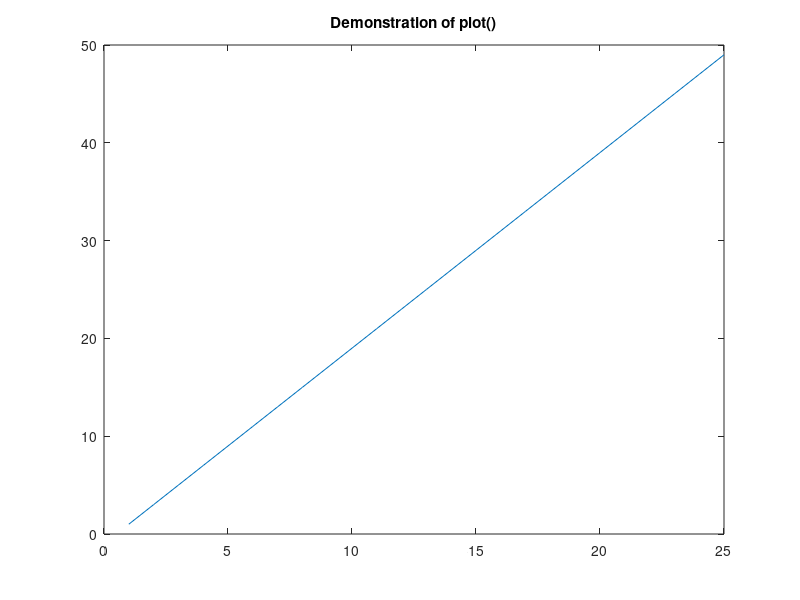

This figure's MATLAB source: (Note: this script raises an error after producing the figure.)
%% Week 1 : Introduction to MATLAB % This weeks assignment is a quick introduction to MATLAB for image analysis.% The original file is found under the "Undervisningsplan" on the% course web site: % http://www.uio.no/studier/emner/matnat/ifi/INF4300/h15/undervisningsplan/ % The solution to this exercise will be uploaded when it is thirthy minutes % left of the group lecture.%% If you are on a Red Hat machine, MATLAB can be launched by the command% 'matlab' (without the quotes) at the command prompt. In Windows% there should be a MATLAB icon in the start-menu or on the desktop.%% A 'double comment' like this creates what MATLAB refers to as a block.% (Which, when I publish it online, becomes just simple text)%%% Make a folder named 'INF4300' and set this as the 'current directory'% using the UI or using the MATLAB-function 'cd'.% When using the CD function and to use MATLAB more efficiently,% the autocompletion is often handy. Activate it by hitting 'Tab'.% Save a copy of this file in that folder, and open it in MATLAB.% To run a part of the code, select the code and hit F9.% To run the selected block (the block with the caret), hit 'Ctrl+Enter'.% To run an entire file, you can:%  - type the name of the file, e.g. 'intro', at the command prompt, or%  - select the file and hit F9, or%  - open the file and hit F5.%% 1. Matrices% The matrix | 1 0 0 |%            | 0 1 0 |%            | 0 0 1 |% may be created like this:someMatrix = [1 0 0 ; 0 1 0 ; 0 0 1]% e.g. [row1 ; row2 ; ... ; rowM], where a row can be defined as% [number1 number2 ... numberN] or [number1, number2, ..., numberN]% MATLAB comes built-in with function for many common operations,% for the case above we could have typed:someMatrix = diag([1 1 1])% If you wonder how a function/operator works, type 'help <function name>'% or for (a sometimes more thorough) description in a separate window,% type 'doc <function name>'.% It is also possible to simply press F1 while the cursor is at a certain% function to access MATLAB's help for that particular funtion.% MATLAB matrices are dynamic objects, meaning one need not know the exact% size of a matrix in advance. Initially a simple matrix can be made, and% and later rows or colums may be added or removed. If, however, the size% is known in advance and the matrix is large, it is wise to preallocate% memory for the matrix before you start using it. This may greatly improve% performance.% E.g. allocate memory for 100*100 matrix and fill it with 1's:big_1 = ones(100); %<-- Terminating a line with ';' will suppress output.% Or, allocate a 50*40*3 matrix and fill it with 0's:big_0 = zeros([50 40 3]);% A vector can be created using the '<from>:<step>:<to>' syntax:steg1 = 1:2:50;% The <step> is optional. If omitted the step defaults to 1:steg2 = 1:50;% The standard plotting function is PLOT, e.g.:plot(steg1);% An alternative is STEM. Look up how it works using 'help stem'.% You can add a title to the plot by using the title() function:title('Demonstration of plot()');% Extracting a value, or a series of values, from a matrix is easily% achieved like this:mat = [1 7 4 ; 3 4 5]mat(2,1) % retrives the '3'. NOTE: The first index is 1 in MATLAB!% MATLAB lays out a column at a time in memory, hence the value '7' can% either be retrieved using linear index:mat(3)% or using (row,column)-index:mat(1,2)% A range of elements may retrieved using the <from>:<to> syntax:mat(1:2,1)     % First columnmat(1:end,1)   % The same, since n = 2mat(:,1)       % The same, : is here 'all rows'% We can use the same syntax to set a range of elements:mat(1:2,1:2) = 0% Note that a matrix can be stored in various formats, e.g. UINT8, INT8 or% DOUBLE. They all have their conversion functions, see e.g. 'help uint8'.% If your result looks fishy, and you have a hard time figuring out why,% a type conversion (of lack of one) may be the reason!%% 2. Matrix operations% Here we'll demonstrate how some simple matrix operations is done in% MATLAB% We'ss startmat1 = [2 3; 5 7];mat2 = [4 5; 1 9];% Elementwise addition and subtraction.mat1 + mat2mat1 - mat2% Transpose.mat1.'% Complex conjugate transpose (same as transpose when the matrix is real).mat1'% But notice the difference for a complex matrixcomplexMatrix = [0 1i-2; 1i+2 0]% Transpose for complex, see the function transposecomplexMatrix.'% Complex conjugate transpose, see the function ctransposecomplexMatrix'% Multiplication, division and power.mat1 * mat2mat1 / mat2mat1^2% Elementwise multiplication, division and power% (add '.' in front of the operator).mat1 .* mat2mat1 ./ mat2mat1 .^ mat2%% 3. Control structures% While and for loops.% Can often be used instead of matrix operations, but tend to lead to a% slightly inferior perfomance, especially in older versions of MATLAB.%% For some tips on how to write fast MATLAB-code:% http://www.mathworks.com/matlabcentral/fileexchange/loadFile.do?objectId=5685%% The reason for introducing performance-tips already is because we will be% storing images as matrices, and these tend to be large. If we also% consider that the algorithms we use are computationally intensive,% writing somewhat optimised code is often worth the extra effort.% E.g. can this simple loop:A = zeros(1,100);for i = 1:100    A(i) = 2;end% be replaced by a single and more efficient command:A = ones(1,100) * 2;% And why write:for i = 1:100    for j = 1:100        stor_1(i,j) = i^2; % MATLAB warning: consider preallocating for speed    endend% when you can do this:big_1_temp = repmat((1:100)'.^2, 1,100);% or alternatively:big_1_temp2 = (1:100)'.^2 * ones(1,100);% Note:% If you are not used to 'doing everything with vectors', you'll likely% want to use loops far more often than you need to. When you get the hang% of it, typing vector-code is faster and often less error-prone than the% loop-equivalents, but loops offer better flexibility. % As always, add lots of COMMENTS, especially for complex one-liners!% Logical structures: if-elseif-else. Which number is displayed?if -1    1elseif -2    2else     3end% Logical structures: switch-case.var = 't';switch var    case 't'        1    case 2        2end%% 4. The FIND function - see 'help find'% A very handy method, but may initially seem a bit tricky.% Example: Find elements which are equal to 4.M = [1 2 3 ; 4 4 5 ; 0 0 2]M == 4                 % a logical mapI = find(M == 4)       % the linear indices[II, J] = find(M == 4) % the (row,column)-indicesM(M == 4) = 3          % change them to 3M(I) = 4               % and back to 4%% 5. Images% Now, we'll finally look at some images. This is image alaysis, isn't it?% Open a couple of images.img1 = imread('football.jpg');img2 = imread('coins.png');% Display the first image.imshow(img1)title('The first image'); % A title is nice% Display the second image in a new figure.figure, imshow(img2)title('The second image');% Another function for displaying the images is:figure, imagesc(img1), colorbartitle('Image displayed by imagesc');% Histogram the image intensity values.H = imhist(img2);plot(H)title('The histogram for the second image');% Converting a colour image with 3 colour channels to a greyscale image% (the Y in the YIQ colour model).img1 = imread('football.jpg');img3 = rgb2gray(img1);figure, imshow(img3)title('Grayscale image of football');%% 6. Some basic filtering in the image domain.% Now we have jumped into the curriculum of INF2310. You don't remember, or% don't know?! Don't hesitate to ask or read up on last courses materials% available at http://www.uio.no/studier/emner/matnat/ifi/INF2310/v15/  % 2D correlation: FILTER2% 2D convolution: CONV2% With IMFILTER you can choose either 2D correlation (default) and 2D% convolution, and it also has some boundary options.% Filter IMG3 using a 5x5 mean filter.h1 = ones(5,5) / 25;img4 = imfilter(img3,h1); % symmetric filter => correlation = convolutionimshow(img3), title('Original image');figure, imshow(img4), title('Filtered image')% Find the gradient magnitude of IMG3.h2x = [-1 -2 -1 ;  0  0  0 ;  1  2  1]h2y = [-1  0  1 ; -2  0  2 ; -1  0  1]resX = conv2(double(img3), h2x); % NOTE: DOUBLE type conversionresY = conv2(double(img3), h2y);resXY = sqrt(resX.^2 + resY.^2);% Display the gradient magnitude, but not like this:figure, imshow(resXY);title('Not like this');% because the assumed range of the DOUBLE type is [0,1],% but e.g. one of these ways:figure, imshow(resXY, []);title('But like this,');figure, imshow(resXY, [min(resXY(:)) max(resXY(:))]);title('this')figure, imshow(resXY/max(resXY(:)));title('this or')figure, imshow(uint8(resXY/max(resXY(:)).*255));title('this. They are all equal.');%%%%%%%%%%%%%%%%%% EXERCISE 1 %%%%%%%%%%%%%%%%% Above, we loaded the image 'football.jpg', converted it to a greyscale% image and applied a 5x5 mean filter, by using the commands:img1 = imread('football.jpg');img3 = rgb2gray(img1);figure, imshow(img3)h1 = ones(5,5) / 25;img4 = imfilter(img3,h1);imshow(img3), title('Original image');figure, imshow(img4), title('Filtered image')% The filtered image have a two pixel wide black frame.% a) Use the indexing techniques described above to remove these.img5 = img4(3:end-2, 3:end-2);figure, imshow(img5), title('Removed border image')% b) Use FILTER2 and CONV2 with the option 'valid' to remove these.%    Hint 1: Type convert IMG3 to DOUBLE.%    Hint 2: The image should be the second argument to FILTER2,%            not the first as it is to CONV2 and IMFILTER.img6 = filter2(h1, double(img3), 'valid');figure, imshow(img6, []), title('filter2 image')img7 = conv2(double(img3), h1, 'valid');figure, imshow(img7, []), title('conv2 image')% c) Use the boundary option of IMFILTER to get a same-sized image without%    the black frame.img8 = imfilter(double(img3), h1, 'replicate');figure, imshow(img8, []), title('imfilter with boundry option image')%%%%%%%%%%%%%%%%%% EXERCISE 2 %%%%%%%%%%%%%%%%% Make a function that returns the same as IMHIST when the parameter is a% 8-bits greyscal image.%% Although it is allowed to use loops, try to avoid using them where% it is possible. One loop should suffice.%% Hint: How to create and use the function% A function is stored in .m files with the same name as the function.% 1. Create an m-file named 'histogram.m', e.g. using 'edit histogram.m'% 2. The first line should be 'function h = histogram(img)'% 3. Write the code to produce a histogram of IMG below the function%    declaration. The histogram should be stored in a variable named H.% 4. Save the file.% 5. From another m-file, or from the command line call HISTOGRAM(IMG)%    where IMG is a greyscale image.img1 = imread('football.jpg');img3 = rgb2gray(img1);figure, imhist(img3);figure, histogram_0(img3);%%%%%%%%%%%%%%%%%% EXERCISE 3 %%%%%%%%%%%%%%%%% Above, we loaded the image 'coins.png' using the command:img2 = imread('coins.png');%% a)% Use the operators >, <, >=, <= to threshold IMG2 using an arbitrary% threshold.%% b)% Image Processing Toolbox (IPT) in MATLAB have a function for computing% the 'optimal' threshold based on Otsu's algorithm.%  - Find this function using MATLAB's help system.%  - Use it to with the 'optimal' threshold.%  - Use the threshold and the function IM2BW to threshold IMG2.%% c)% Compare the binary image resulting from part a with the one from part b% by displaying the images. Do you notice any differences?% Display also the difference between the images.%%%%%%%%%%%%%%%%%% EXERCISE 4%%%%%%%%%%%%%%%%% Normalize resXY such that max(resXY(:)) = 255 and min(resXY(:)) = 0.% Threshold the result with T = 100.%% What would you do if you wanted to obtain an image containing% only the seam, and the entire seam, of the the ball?% post_id = 213; %delete this line to force new post;% permaLink = http://inf4300.olemarius.net/2015/09/02/week-1-introduction-to-matlab-this-weeks-assignment-is-a-quick-introduction-to-matlab-for-image-analysis-the-original-file-is-found-under-the-undervisningsplan-on-the-course-web-site-the-s/;